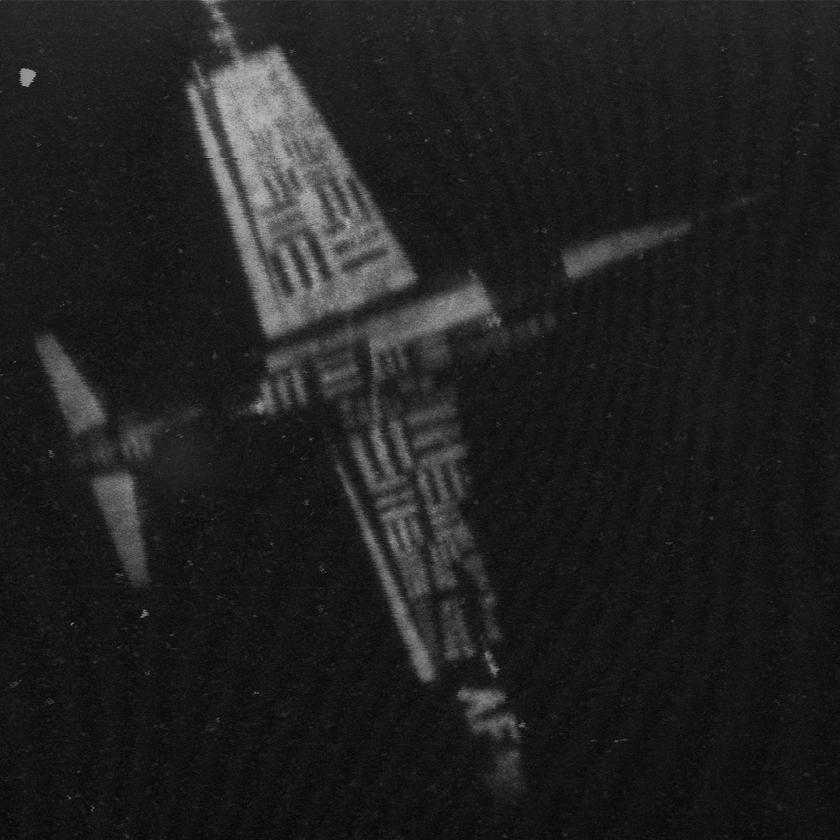
#> input picture Chapter 8/Dataset/7.2.01.tiff, 840 x 840 px, shrunk from 1024 x 1024 before the run, found by its file name
$ python '6.UnsharpMask(1).py'
#> lines starting #> are read from the running program, lines starting #| are printed output that depends on the picture
import numpy as np
import skimage.io as io
import scipy.ndimage as ndi

img01= io.imread('C:\\Users\\Lab-2\\Desktop\\Dataset\\7.2.01.tiff')
#> img01 is the input picture: shape (840, 840); min 5, max 190, mean 32.5
io.imshow(img01)
io.show()

u=np.array([[-2,-2,-2],[-2,25,-2],[-2,-2,-2]])/9.0
ku=ndi.convolve(img01.astype(float),u)
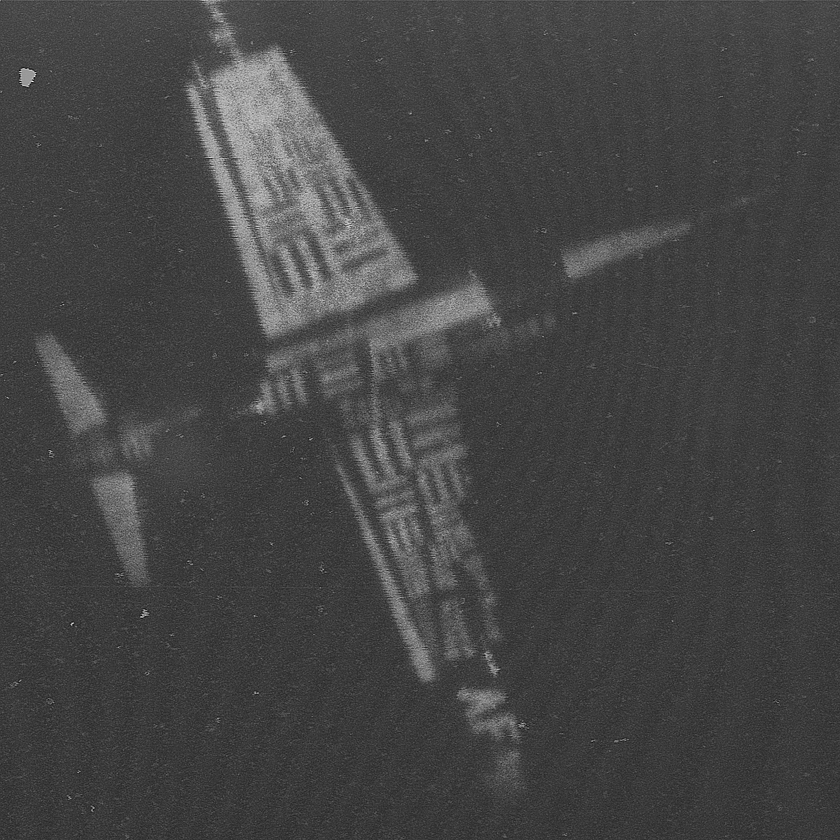
#> ku: shape (840, 840) float64; min -61.44, max 285.9, mean 32.5; drawn with min black and max white
io.imshow(ku/255,vmax=1.0,vmin=0.0)
io.show()
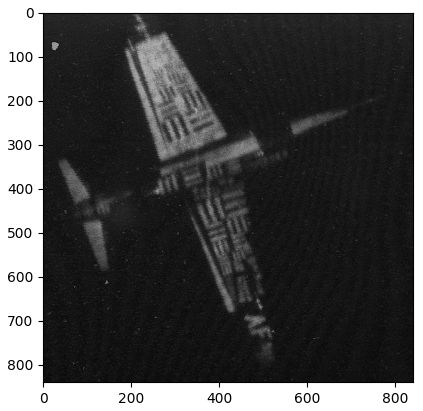
#> figure drawn by matplotlib, 1 panel
